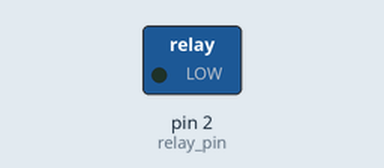
Bench run of a sketch on a simulated Arduino Uno, built with avr-gcc and run on an emulated ATmega328P. Shown: switched loads named in the sketch (green lamp = pin HIGH). Dashed ring = blinking.

Above: at 0.2 s.
Timing chart, 0 to 3.0 s (numbered marks = the images above):
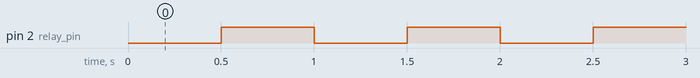

Measured:
- by itself, pin 2 (relay_pin): alternates HIGH for 0.50 s and LOW for 0.50 s

The sketch:

Relay_module_basic_working.ino
```cpp
int relay_pin = 2;
void setup() {
  // put your setup code here, to run once:
  pinMode(relay_pin,OUTPUT);
}

void loop() {
  // put your main code here, to run repeatedly:
  digitalWrite(relay_pin, LOW);
  delay(500);
  digitalWrite(relay_pin, HIGH);
  delay(500);

}
```
